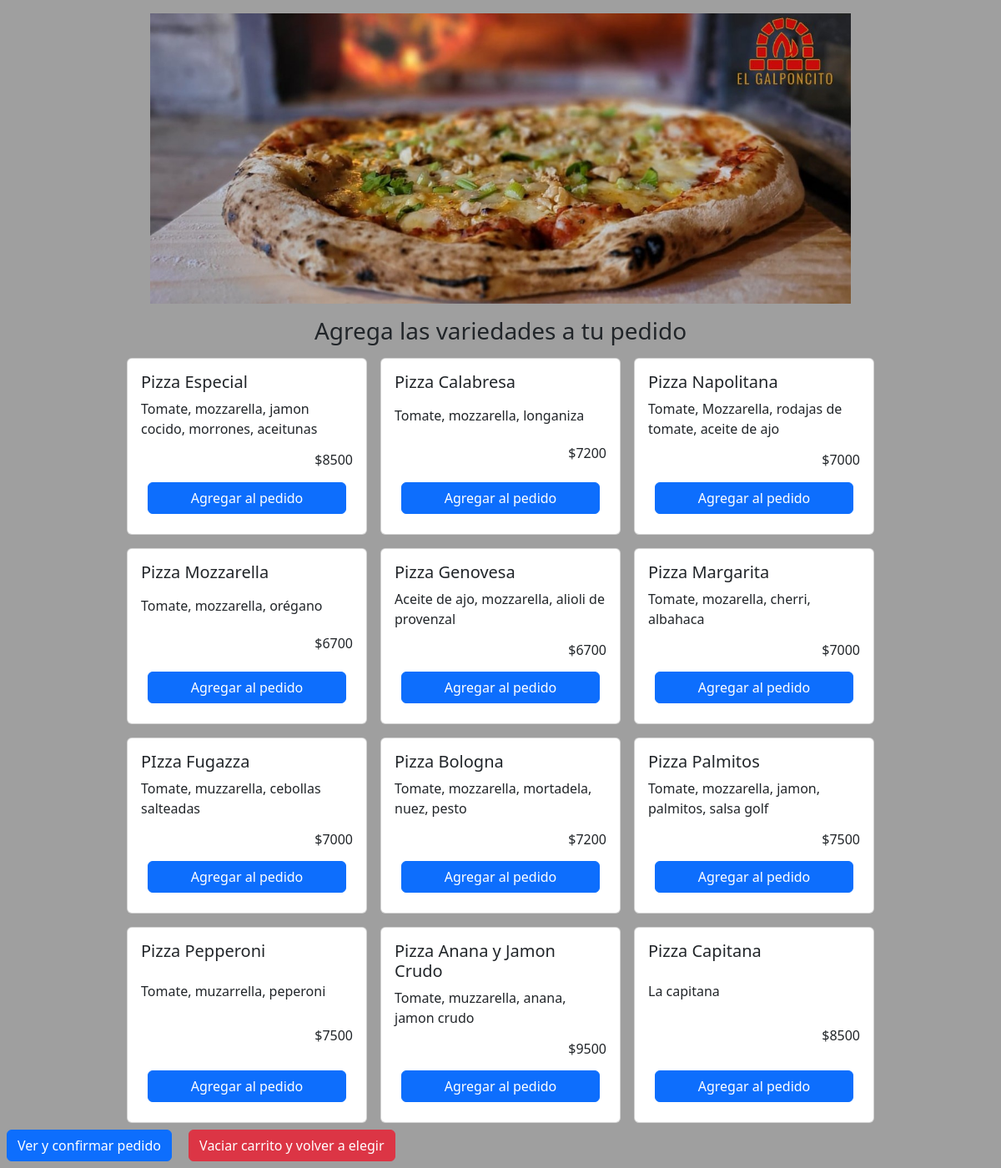
The page /cliente/ on the database its author committed.
### productos/models.py (models this page shows, shortened)
class Producto(models.Model):
    nombre = models.CharField(max_length=50)
    descripcion = models.CharField(max_length=100)
    precio = models.IntegerField()
    disponible = models.BooleanField()
    masasxunidad = models.IntegerField()

### cliente/views.py (the view)
# urls.py: path('', views.cliente, name='Cliente'),
def cliente(request):
    productos = Producto.objects.all()
    return render(request, 'cliente/cliente.html', {'productos': productos})

### templates/cliente/cliente.html (shortened to what this page needs)
<!DOCTYPE html>
<html lang="en">
<head>
    {% load static %}
    <link href="https://cdn.jsdelivr.net/npm/bootstrap@5.3.3/dist/css/bootstrap.min.css" rel="stylesheet">
    <link rel="stylesheet" type="text/css" href={% static "css/cliente_styles.css" %} />
</head>
<body>
    <header class="text-center my-3">
        <img src={% static 'img/logo.jpg' %} class="img-fluid" alt="Logo de la Pizzería">
        <h3>Agrega las variedades a tu pedido</h3>
    </header>
    <div id="productos">
        {% for producto in productos %}
        <div class="card" style="width: 18rem;">
            <div class="card-body">
                <h5 class="card-title">{{ producto.nombre }}</h5>
                <p class="card-text">{{ producto.descripcion }}</p>
                <h6 class="card-text">${{ producto.precio }} </h6>
                <button class="btn btn-primary" onclick="agregarProducto('{{ producto.id }}', '{{ producto.nombre }}', '{{ producto.precio }}','{{ producto.masasxunidad }}')">Agregar al pedido</button>
            </div>
        </div>
        {% endfor %}
    </div>
    <div>
    <a class="btn btn-primary" href="form_cliente/">Ver y confirmar pedido</a>
    <a class="btn btn-danger" onclick='vaciarCarrito()'>Vaciar carrito y volver a elegir</a>
    </div>
</body>
</html>

### static/css/cliente_styles.css (style rules this page uses)
body { background: rgb(159, 159, 159); }
header img { width: 70%; height: auto; max-height: 350px; object-fit: fill; }
header h3 { margin-top: 1rem; margin-bottom: 1rem; }
#productos { padding-left: 8px; padding-right: 8px; display: flex; flex-wrap: wrap; gap: 1rem; justify-content: center; }
.card-body { display: flex; flex-direction: column; justify-content: space-between; height: 100%; }
.card h6 { text-align: right; }
.btn { margin: 8px; }

### rows shown on the page
Producto: nombre "Pizza Especial", descripcion "Tomate, mozzarella, jamon cocido, morrones, aceitunas", precio "8500"
Producto: nombre "Pizza Calabresa", descripcion "Tomate, mozzarella, longaniza", precio "7200"
Producto: nombre "Pizza Napolitana", descripcion "Tomate, Mozzarella, rodajas de tomate, aceite de ajo", precio "7000"
Producto: nombre "Pizza Mozzarella", descripcion "Tomate, mozzarella, orégano", precio "6700"
Producto: nombre "Pizza Genovesa", descripcion "Aceite de ajo, mozzarella, alioli de provenzal", precio "6700"
Producto: nombre "Pizza Margarita", descripcion "Tomate, mozarella, cherri, albahaca", precio "7000"
Producto: nombre "PIzza Fugazza", descripcion "Tomate, muzzarella, cebollas salteadas", precio "7000"
Producto: nombre "Pizza Bologna", descripcion "Tomate, mozzarella, mortadela, nuez, pesto", precio "7200"
Producto: nombre "Pizza Palmitos", descripcion "Tomate, mozzarella, jamon, palmitos, salsa golf", precio "7500"
Producto: nombre "Pizza Pepperoni", descripcion "Tomate, muzarrella, peperoni", precio "7500"
Producto: nombre "Pizza Anana y Jamon Crudo", descripcion "Tomate, muzzarella, anana, jamon crudo", precio "9500"
Producto: nombre "Pizza Capitana", descripcion "La capitana", precio "8500"
